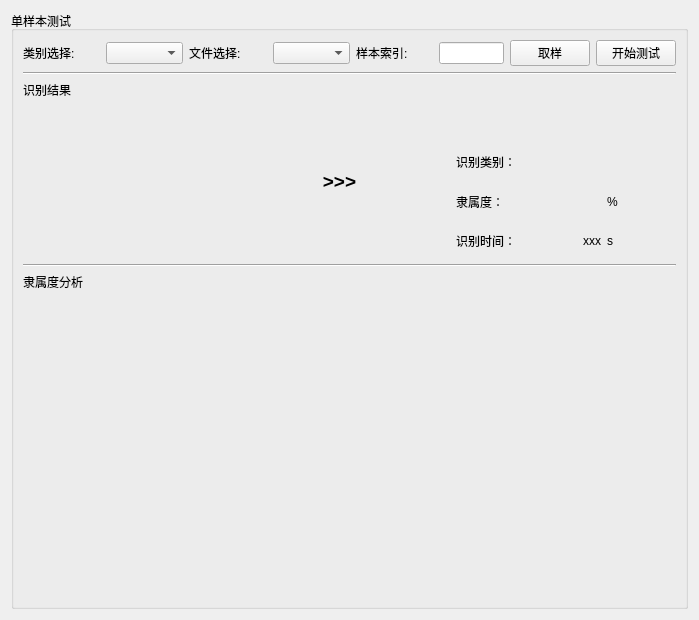
            <widget class="QWidget" name="scrollAreaWidgetContents_5">
             <property name="geometry">
              <rect>
               <x>-9</x>
               <y>0</y>
               <width>699</width>
               <height>620</height>
              </rect>
             </property>
             <layout class="QVBoxLayout" name="verticalLayout_9">
              <item>
               <widget class="QGroupBox" name="groupBox_11">
                <property name="title">
                 <string>单样本测试</string>
                </property>
                <layout class="QVBoxLayout" name="verticalLayout_44">
                 <item>
                  <layout class="QHBoxLayout" name="horizontalLayout_66">
                   <item>
                    <widget class="QLabel" name="label_50">
                     <property name="text">
                      <string>类别选择:</string>
                     </property>
                    </widget>
                   </item>
                   <item>
                    <widget class="QComboBox" name="comboBox_sampleType"/>
                   </item>
                   <item>
                    <widget class="QLabel" name="label_13">
                     <property name="text">
                      <string>文件选择:</string>
                     </property>
                    </widget>
                   </item>
                   <item>
                    <widget class="QComboBox" name="comboBox_chosFile"/>
                   </item>
                   <item>
                    <widget class="QLabel" name="label_68">
                     <property name="text">
                      <string>样本索引:</string>
                     </property>
                    </widget>
                   </item>
                   <item>
                    <widget class="QLineEdit" name="lineEdit_evalSampleIdx">
                     <property name="sizePolicy">
                      <sizepolicy hsizetype="Minimum" vsizetype="Fixed">
                       <horstretch>0</horstretch>
                       <verstretch>0</verstretch>
                      </sizepolicy>
                     </property>
                     <property name="minimumSize">
                      <size>
                       <width>50</width>
                       <height>0</height>
                      </size>
                     </property>
                     <property name="maximumSize">
                      <size>
                       <width>65</width>
                       <height>16777215</height>
                      </size>
                     </property>
                    </widget>
                   </item>
                   <item>
                    <widget class="QPushButton" name="pushButton_mE_randone">
                     <property name="text">
                      <string>取样</string>
                     </property>
                    </widget>
                   </item>
                   <item>
                    <widget class="QPushButton" name="pushButton_testOneSample">
                     <property name="text">
                      <string>开始测试</string>
                     </property>
                    </widget>
                   </item>
                  </layout>
                 </item>
                 <item>
                  <widget class="Line" name="line_14">
                   <property name="orientation">
                    <enum>Qt::Horizontal</enum>
                   </property>
                  </widget>
                 </item>
                 <item>
                  <layout class="QVBoxLayout" name="verticalLayout_43">
                   <item>
                    <widget class="QLabel" name="label_127">
                     <property name="sizePolicy">
                      <sizepolicy hsizetype="Preferred" vsizetype="Fixed">
                       <horstretch>0</horstretch>
                       <verstretch>0</verstretch>
                      </sizepolicy>
                     </property>
                     <property name="text">
                      <string>识别结果</string>
                     </property>
                    </widget>
                   </item>
                   <item>
                    <layout class="QHBoxLayout" name="horizontalLayout_70">
                     <item>
                      <layout class="QVBoxLayout" name="verticalLayout_45">
                       <item>
                        <widget class="QLabel" name="label_mE_imgGT">
                         <property name="text">
                          <string/>
                         </property>
                         <property name="alignment">
                          <set>Qt::AlignCenter</set>
                         </property>
                        </widget>
                       </item>
                       <item>
                        <widget class="QLabel" name="label_mE_chartGT">
                         <property name="sizePolicy">
                          <sizepolicy hsizetype="Fixed" vsizetype="Fixed">
                           <horstretch>0</horstretch>
                           <verstretch>0</verstretch>
                          </sizepolicy>
                         </property>
                         <property name="minimumSize">
                          <size>
                           <width>200</width>
                           <height>100</height>
                          </size>
                         </property>
                         <property name="text">
                          <string/>
                         </property>
                         <property name="alignment">
                          <set>Qt::AlignCenter</set>
                         </property>
                        </widget>
                       </item>
                      </layout>
                     </item>
                     <item>
                      <widget class="QLabel" name="label_128">
                       <property name="text">
                        <string>&lt;html&gt;&lt;head/&gt;&lt;body&gt;&lt;p align=&quot;center&quot;&gt;&lt;span style=&quot; font-size:14pt; font-weight:700;&quot;&gt;&amp;gt;&amp;gt;&amp;gt;&lt;/span&gt;&lt;/p&gt;&lt;/body&gt;&lt;/html&gt;</string>
                       </property>
                      </widget>
                     </item>
                     <item>
                      <layout class="QVBoxLayout" name="verticalLayout_46">
                       <item>
                        <widget class="QLabel" name="label_predImg">
                         <property name="text">
                          <string/>
                         </property>
                         <property name="alignment">
                          <set>Qt::AlignCenter</set>
                         </property>
                        </widget>
                       </item>
                       <item>
                        <layout class="QHBoxLayout" name="horizontalLayout_52">
                         <item>
                          <widget class="QLabel" name="label_103">
                           <property name="text">
                            <string>识别类别：</string>
                           </property>
                          </widget>
                         </item>
                         <item>
                          <widget class="QLabel" name="label_predClass">
                           <property name="text">
                            <string/>
                           </property>
                          </widget>
                         </item>
                        </layout>
                       </item>
                       <item>
                        <layout class="QHBoxLayout" name="horizontalLayout_69">
                         <item>
                          <widget class="QLabel" name="label_11">
                           <property name="text">
                            <string>隶属度：</string>
                           </property>
                          </widget>
                         </item>
                         <item>
                          <widget class="QLabel" name="label_predDegree">
                           <property name="text">
                            <string/>
                           </property>
                           <property name="alignment">
                            <set>Qt::AlignRight|Qt::AlignTrailing|Qt::AlignVCenter</set>
                           </property>
                          </widget>
                         </item>
                         <item>
                          <widget class="QLabel" name="label_137">
                           <property name="text">
                            <string>%</string>
                           </property>
                           <property name="alignment">
                            <set>Qt::AlignLeading|Qt::AlignLeft|Qt::AlignVCenter</set>
                           </property>
                          </widget>
                         </item>
                        </layout>
                       </item>
                       <item>
                        <layout class="QHBoxLayout" name="horizontalLayout_68">
                         <item>
                          <widget class="QLabel" name="label_6">
                           <property name="text">
                            <string>识别时间：</string>
                           </property>
                          </widget>
                         </item>
                         <item>
                          <widget class="QLabel" name="label_predTime">
                           <property name="text">
                            <string>xxx</string>
                           </property>
                           <property name="alignment">
                            <set>Qt::AlignRight|Qt::AlignTrailing|Qt::AlignVCenter</set>
                           </property>
                          </widget>
                         </item>
                         <item>
                          <widget class="QLabel" name="label_10">
                           <property name="text">
                            <string>s</string>
                           </property>
                          </widget>
                         </item>
                        </layout>
                       </item>
                      </layout>
                     </item>
                    </layout>
                   </item>
                  </layout>
                 </item>
                 <item>
                  <widget class="Line" name="line_18">
                   <property name="orientation">
                    <enum>Qt::Horizontal</enum>
                   </property>
                  </widget>
                 </item>
                 <item>
                  <layout class="QVBoxLayout" name="verticalLayout_50">
                   <item>
                    <widget class="QLabel" name="label_146">
                     <property name="sizePolicy">
                      <sizepolicy hsizetype="Preferred" vsizetype="Fixed">
                       <horstretch>0</horstretch>
                       <verstretch>0</verstretch>
                      </sizepolicy>
                     </property>
                     <property name="text">
                      <string>隶属度分析</string>
                     </property>
                    </widget>
                   </item>
                   <item>
                    <layout class="QHBoxLayout" name="horizontalLayout_73">
                     <item>
                      <widget class="QLabel" name="label_5">
                       <property name="minimumSize">
                        <size>
                         <width>0</width>
                         <height>300</height>
                        </size>
                       </property>
                       <property name="text">
                        <string/>
                       </property>
                      </widget>
                     </item>
                     <item>
                      <layout class="QHBoxLayout" name="horizontalLayout_degreeChart"/>
                     </item>
                    </layout>
                   </item>
                  </layout>
                 </item>
                </layout>
               </widget>
              </item>
             </layout>
            </widget>
